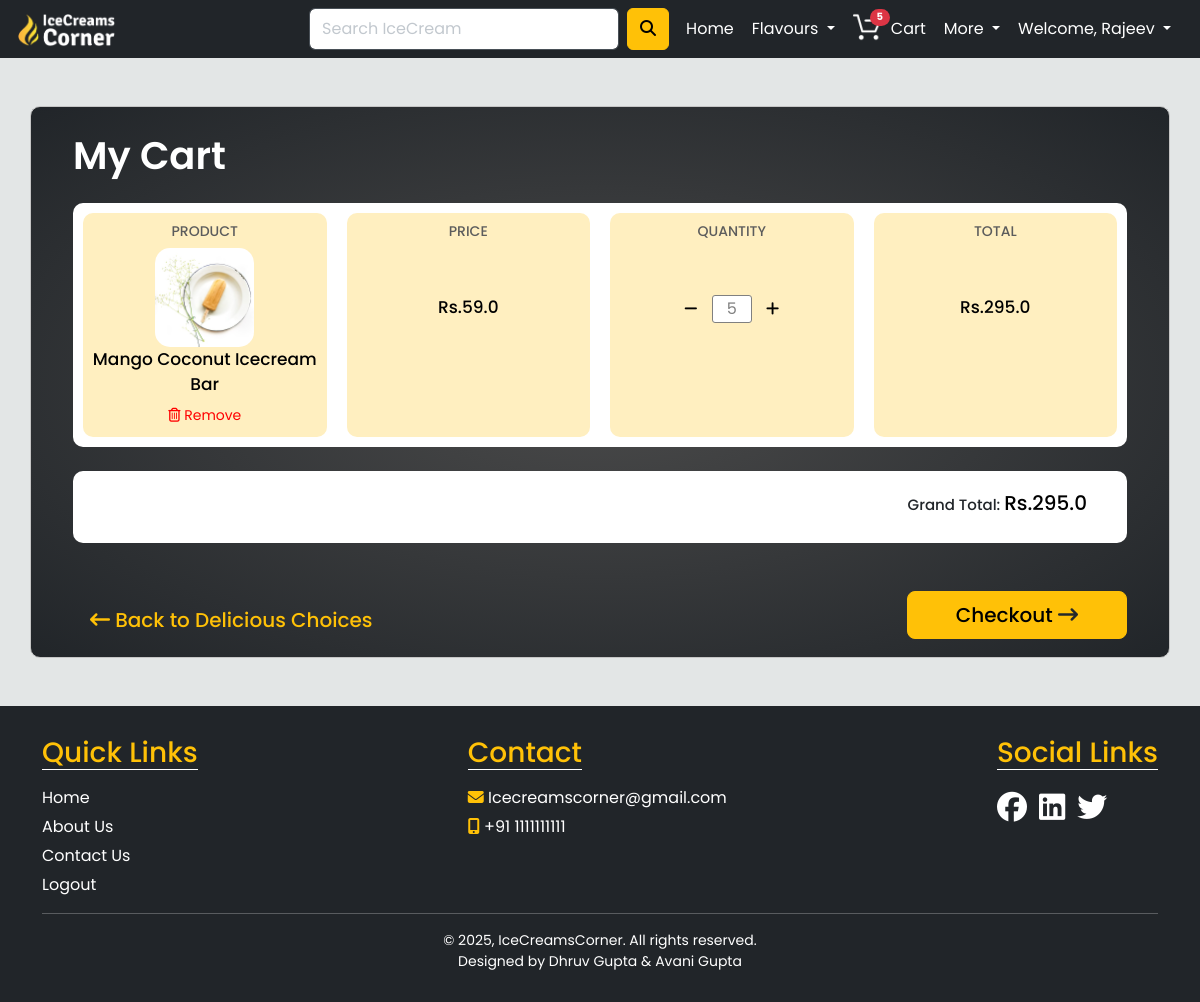
The app's page /cart/ (signed in) with its own data.
### store/models.py (models this page shows, shortened)
class Cart(models.Model):
    icecream = models.ForeignKey(IceCream, on_delete=models.CASCADE)
    user = models.ForeignKey(User, on_delete=models.CASCADE)
    quantity = models.IntegerField()
    total = models.FloatField()

class IceCream(models.Model):
    name = models.CharField(max_length=100)
    volume = models.CharField(max_length=20)  # e.g., "100ml", "250ml"
    price = models.FloatField()
    image= models.ImageField(upload_to='icecream_imgs', default="" )
    user_quantity = models.PositiveIntegerField(default=1)  # User-selected quantity
    category= models.ForeignKey(Category, default=1, on_delete=models.CASCADE)
    total_quantity = models.PositiveIntegerField(default=0)
    sold_quantity = models.PositiveIntegerField(default=0)

### store/views.py (the view)
# urls.py: path('cart/', cart_view, name='cart'),
@login_required(login_url='login')
def cart_view(request):
    return render(request, 'cart.html',{'is_any_cart_item': Cart.objects.filter(user_id=request.user.id).exists(),
                                        'cart_items':Cart.objects.filter(user_id= request.user.id),
                                        'grand_total':Cart.objects.filter(user_id= request.user.id).aggregate(Sum('total'))['total__sum']})

### store/views.py (called while the page is built)
def get_all_categories(request):
    return {"categories": Category.objects.all()}

def get_cart_items_count(request):
    return {'cart_items_count': Cart.objects.filter(user_id= request.user.id).aggregate(Sum('quantity'))['quantity__sum']}

### templates/cart.html (shortened to what this page needs)
{% extends 'base.html' %}
{% block content %}
<section class="container my-5 cart-section">
    {% if is_any_cart_item %}
    <div class="cart-div">
        <h2 class="my-3 text-white"><big>My Cart</big></h2>
        {% for cart_item in cart_items %}
        <div class="cart-item my-4 text-center bg-white">
            <div class="product-cart">
                <h6 class="cart-label">PRODUCT</h6>
                <img src="{{cart_item.icecream.image.url}}" alt="">
                <p>{{cart_item.icecream.name}}</p>
                <div class="delete-icon">
                    <form method="post" action="{% url 'removefromcart' %}">
                        <button type="submit"><i class="fa-regular fa-trash-can"></i> Remove</button>
                    </form>
                </div>
            </div>
            <div class="price-cart">
                <h6 class="cart-label">PRICE</h6>
                <p class="cart-item-details">Rs.{{cart_item.icecream.price}}</p>
            </div>
            <div class="name-quantity">
                <div class="quantity-cart">
                    <h6 class="cart-label">QUANTITY</h6>
                    <form action="{% url 'updateitemquantity' %}" method="post">
                        <div class="cart-item-details">
                            <button type="submit" name="minus"  class="minus-btn"><i
                                    class="fa-solid fa-minus"></i></button>
                            <input class="mx-1 quantity-selector-input" name="quantity" type="text" max="6" min="1"
                                value="{{cart_item.quantity}}">
                            <button type="submit" name="plus" class="plus-btn"><i class="fa-solid fa-plus"></i></button>
                        </div>
                    </form>
                </div>
            </div>
            <div class="total-price-cart">
                <h6 class="cart-label">TOTAL</h6>
                <p class="cart-item-details">Rs.{{cart_item.total}}</p>
            </div>
        </div>
        {% endfor %}
        <div class="cart-summary my-4">
            <h6>Grand Total: <span>Rs.{{grand_total}}</span></h6>
        </div>
        <div class="my-5 pb-2 cart-buttons">
            <a href="{% url 'home' %}"><button type="button" class="btn btn-lg back-btn"><i
                        class="fa-solid fa-arrow-left-long"></i> Back to
                    Delicious Choices</button></a>
            <form action="{% url 'checkout' %}" method="post">
                <button type="submit" class="btn btn-warning btn-lg px-5 checkout-btn">Checkout <i
                        class="fa-solid fa-arrow-right-long" style="color: #24282B;"></i></button>
            </form>
        </div>
    </div>
    {% endif %}
</section>
{% endblock content %}

### templates/common_navbar.html (shortened to what this page needs)
<li class="nav-item home-link">
    <a class="nav-link active" aria-current="page" href="{% url 'home' %}">Home</a>
</li>
<li class="nav-item dropdown">
    <a class="nav-link dropdown-toggle" href="#" role="button" data-bs-toggle="dropdown" aria-expanded="false">
        Flavours
    </a>
</li>
{% if request.user.is_authenticated %}
<li class="nav-item cart">
    <a class="nav-link {% if request.path == '/cart/' %}active{% endif %}" href="{% url 'cart' %}">
        <div id="cart-icon"><img src="/static/img/cart.png" alt=""></div> <span class="badge bg-danger rounded-pill">
            {% if cart_items_count != None %}
            {{cart_items_count}}
            {% else %}
            0
            {% endif %}</span>
        <div>Cart</div>
    </a>
</li>
<li class="nav-item dropdown">
    <a class="nav-link dropdown-toggle" href="#" role="button" data-bs-toggle="dropdown" aria-expanded="false">
        More
    </a>
</li>
{% endif %}
{% if request.user.is_authenticated %}
<li class="nav-item dropdown">
    <a class="nav-link dropdown-toggle" href="#" role="button" data-bs-toggle="dropdown" aria-expanded="false">
        Welcome, {{user.first_name}}
    </a>
</li>
{% endif %}

### static/css/style.css (style rules this page uses)
* { box-sizing: border-box; }
body { background-color: #E3E6E6; margin: 0; padding: 0; font-family: 'Poppins', sans-serif; }
.navbar1 a, .navbar2 a { color: white; }
.navbar1 .nav-link, .navbar-brand { height: 42px; border: 1px solid transparent; border-radius: 2px; }
.navbar1 a, .navbar2 a { font-family: 'Poppins', sans-serif; }
.cart #cart-icon>img { width: 28px; filter: invert(100%); margin-right: -18px; position: relative; bottom: 4px; }
.cart div { display: inline-block; vertical-align: top; }
.cart span { font-size: 10px; position: relative; top: -14px; left: 3px; }
.minus-btn, .plus-btn { border: 1px solid grey; border-radius: 50%; font-size: 13px; height: 27px; }
.quantity-selector-input { border: 1px solid grey; width: 40px; text-align: center; }
.cart-section { background: radial-gradient(#4b4b4b, #212529); border: 1px solid rgb(197, 197, 197); border-radius: 10px; }
.cart-div>h2 { font-family: 'Poppins', sans-serif; font-weight: 600; }
.cart-item { display: flex; justify-content: center; border-radius: 10px; }
.cart-item>div { margin: 10px; width: 25vw; }
.cart-item>div:nth-child(-n+4) { border-radius: 10px; background-color: #ffefc0; padding: 10px 0; }
.cart-item .cart-label { font-size: 14px; color: #5c5c5c; }
.cart-div { margin: 0 20px; padding: 10px; }
.product-cart>img { height: 99px; border-radius: 15px; }
.product-cart>p { color: black; font-size: 17px; font-weight: 500; margin-bottom: 5px; }
.product-cart>.delete-icon button { border: none; background: none; color: red; font-size: 14px; }
.cart-item>.name-quantity .quantity-cart .minus-btn, .cart-item>.name-quantity .quantity-cart .plus-btn { border: none; background: none; font-size: 15px; }
.cart-item>.name-quantity .quantity-cart input { border: 1px solid rgb(128, 128, 128); border-radius: 3px; color: rgb(128, 128, 128); }
.cart-summary { border-radius: 10px; background-color: white; display: flex; justify-content: end; padding: 20px; }
.cart-summary>h6 { font-size: 15px; margin-right: 20px; }
.cart-summary>h6>span { color: rgb(0, 0, 0); font-size: 20px; }
.cart-item-details { margin-top: 55px; }
.price-cart>p, .total-price-cart>p { color: black; font-size: 17px; font-weight: 500; }
.back-btn { float: left; margin-top: 5px; color: #FFC107; font-weight: 500; }
.checkout-btn { float: right; font-weight: 500; }
@media screen and (min-width:768px) { .checkout-btn .fa-arrow-right-long { transition: all 0.3s; } }

### records on screen
Cart: icecream.image (picture), icecream.name "Mango Coconut Icecream Bar", icecream.price "59.0", quantity "5", total "295.0"

### other values on screen
{{ cart_items_count }} "5"
{{ user.first_name }} "Rajeev"
{{ grand_total }} "295.0"
